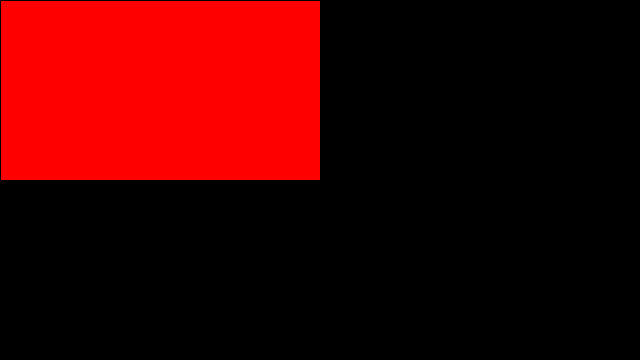
Frame 1 (no input)
Frame 60 (the mouse pressed at the canvas centre just before this capture): identical to frame 1, image omitted
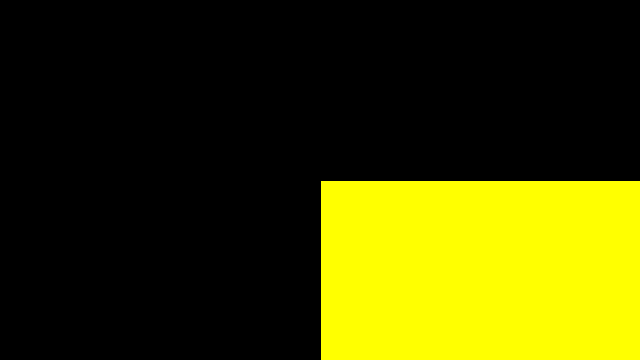
Frame 120 (the mouse held since frame 60 and released just before this capture)

The Processing sketch that drew these frames (run headless with seeded random() and noise(); from frame 60 on, the mouse is pressed at the canvas centre):

// Processing sketch: sketch_3_Rect_color
// ── sketch_3_Rect_color.pde
// Source
// Daniel Shiffman
// The Coding Train
// https://www.youtube.com/watch?v=mVq7Ms01RjA&index=2&list=PLRqwX-V7Uu6YqykuLs00261JCqnL_NNZ_

void setup()
{
  size(640, 360);
  //background(0);
}

void draw()
{
  background(0);
  fill(0);
  if (mouseX < width/2 && mouseY < height/2)
  {
    fill(255, 0, 0);
    rect(0, 0, (width/2), (height/2));
  } else if (mouseX > width/2 && mouseY < height/2)
  {
    fill(0, 255, 0);
    rect(width/2, 0, (width/2), (height/2));
  } else if (mouseX < width/2 && mouseY > height/2)
  {
    fill(0, 0, 255);
    rect(0, (height/2), (width/2), height);
  } else {
    fill(255, 255, 0);
    rect((width/2), (height/2), width, height);
  }
}
